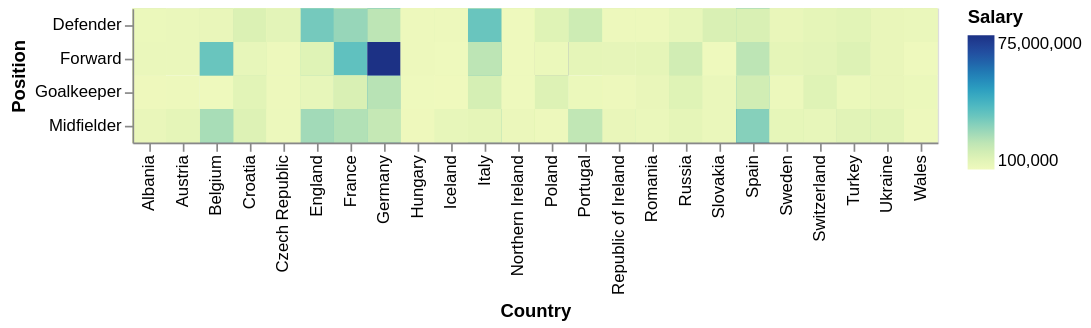

Source (Vega-Lite JSON):
### Vega-Lite specification from a JSON file in a GitHub repository (floating-point values rounded to 4 significant figures; data arrays with more than 128 entries replaced by an {"elided": "..."} marker saying what was removed)
{"$schema": "https://vega.github.io/schema/vega-lite/v5.json", "mark": {"type": "rect", "tooltip": true}, "encoding": {"y": {"field": "Position", "type": "nominal"}, "x": {"field": "Country", "type": "nominal"}, "color": {"field": "Salary", "type": "quantitative"}, "tooltip": {"field": "Name", "type": "nominal"}}, "transform": [{"filter": {"field": "Foot", "oneOf": ["Right"]}}], "data": {"values": {"elided": "552 records"}, "format": {"parse": {"Foot": "string"}}}, "config": {}}
